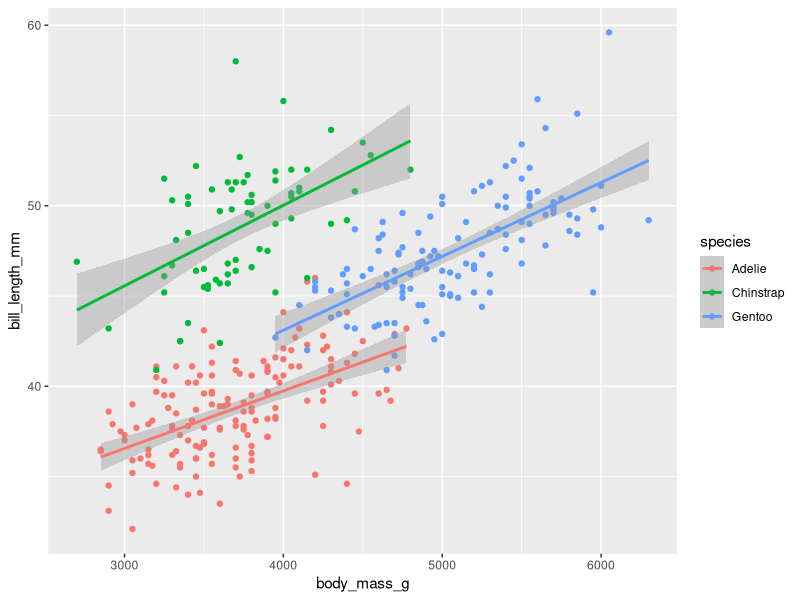
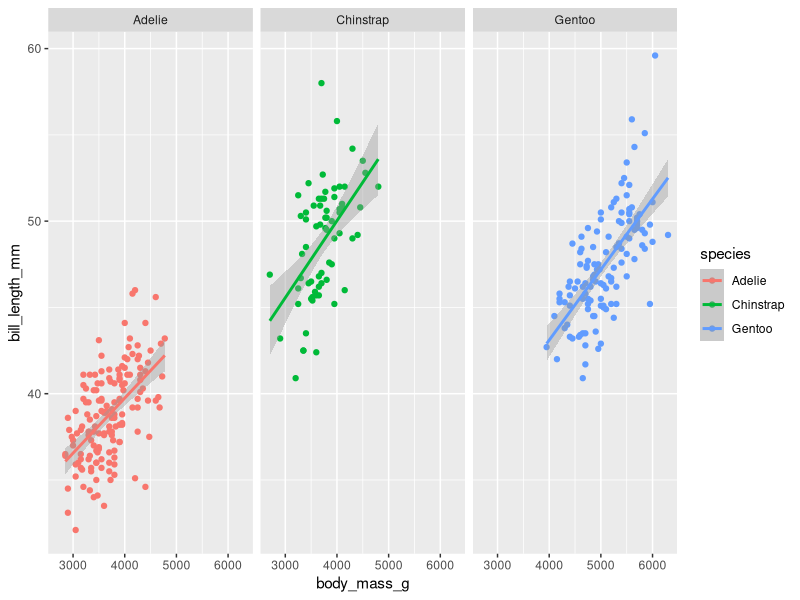
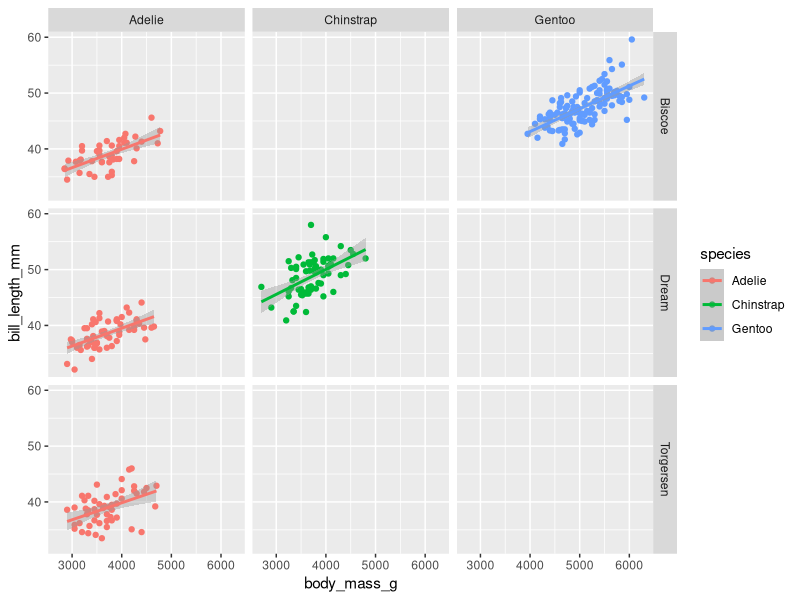

These figures' R source, in order:
## ---- chunk 1
knitr::opts_chunk$set(
  warning = FALSE, 
  message = FALSE,
  echo = TRUE
)
## ---- chunk 2
# Load tidyverse - contains ggplot2
library(tidyverse)

# Load ggpubr - helps us to combine figures
library(ggpubr)

# Load Palmer penguins - contains dataset
library(palmerpenguins)
## ---- chunk 3
ggplot(data = penguins,
       aes(x = body_mass_g, y = bill_length_mm, colour = species)) +
  geom_point() +
  geom_smooth(method = "lm")
## ---- chunk 4
ggplot(data = penguins,
       aes(x = body_mass_g, y = bill_length_mm, colour = species)) +
  geom_point() +
  geom_smooth(method = "lm") +
  facet_wrap(~species) # Can take one or two column names
## ---- chunk 5
ggplot(data = penguins,
       aes(x = body_mass_g, y = bill_length_mm, colour = species)) +
  geom_point() +
  geom_smooth(method = "lm") +
  facet_grid(island~species) # Takes two or more column names
